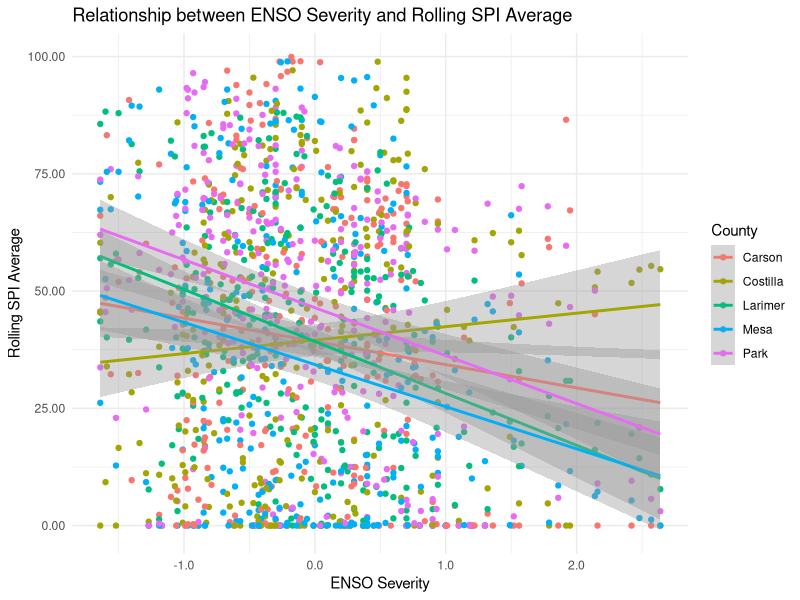
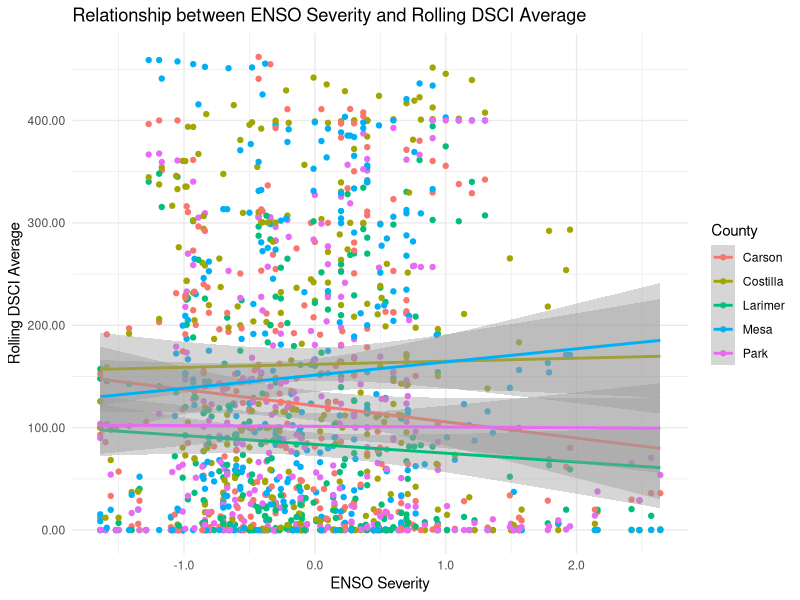
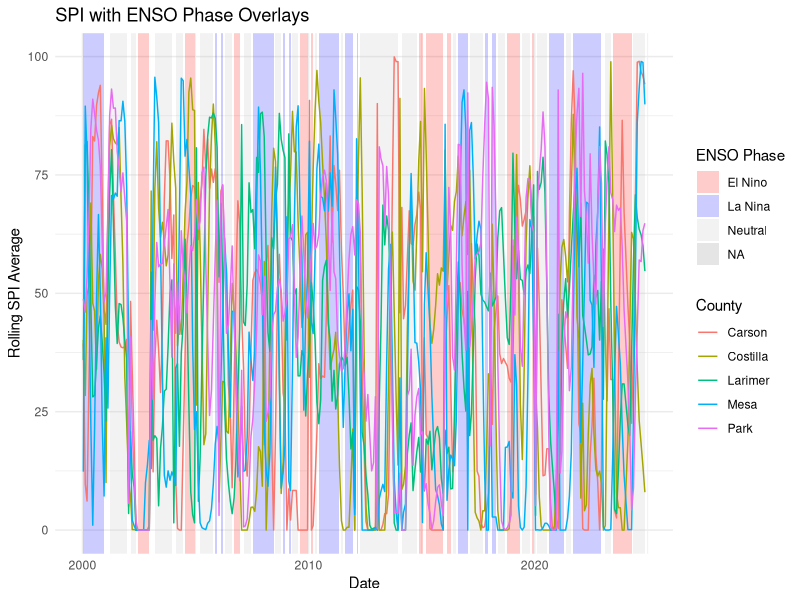
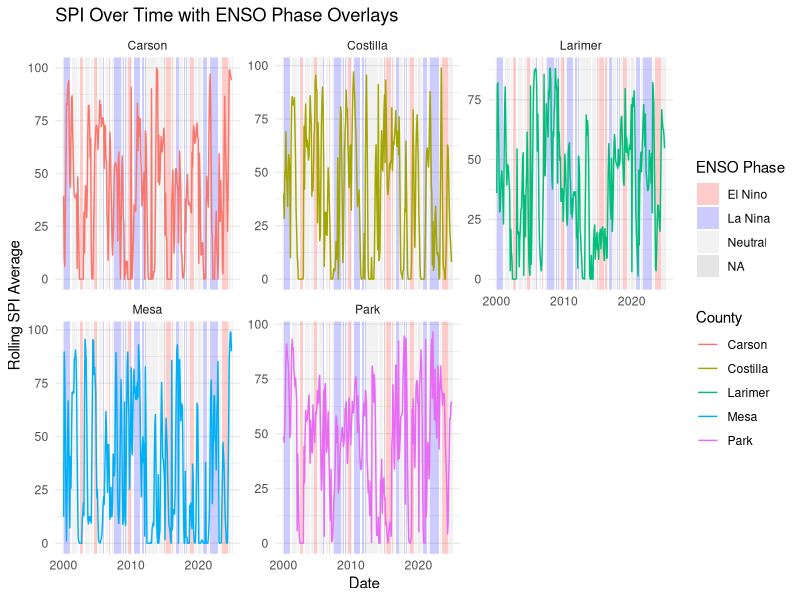
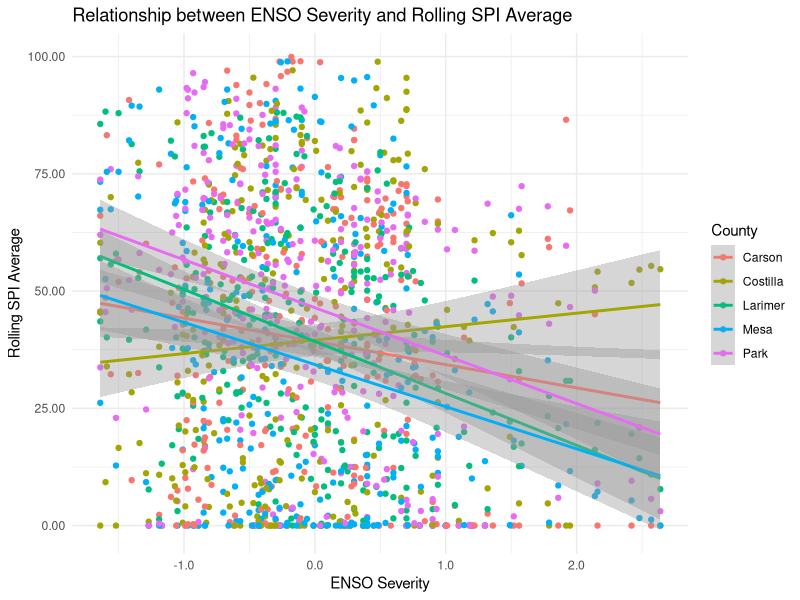
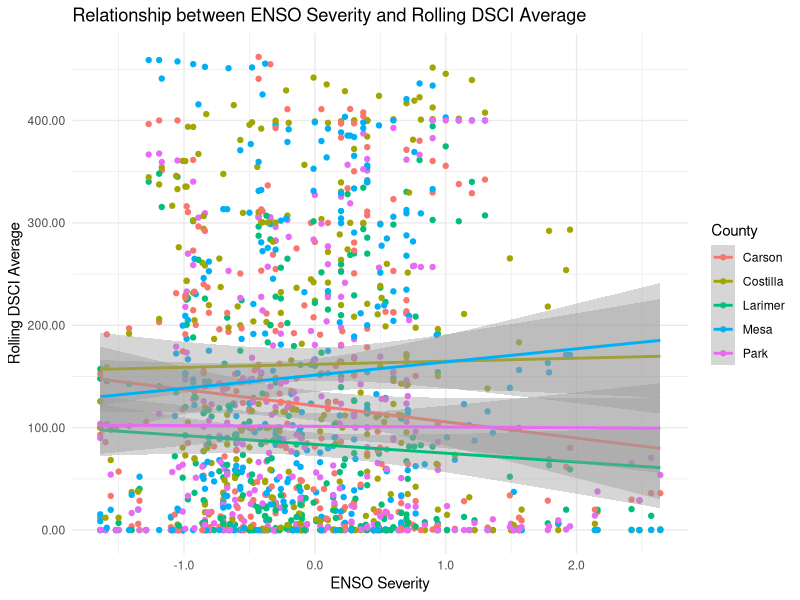
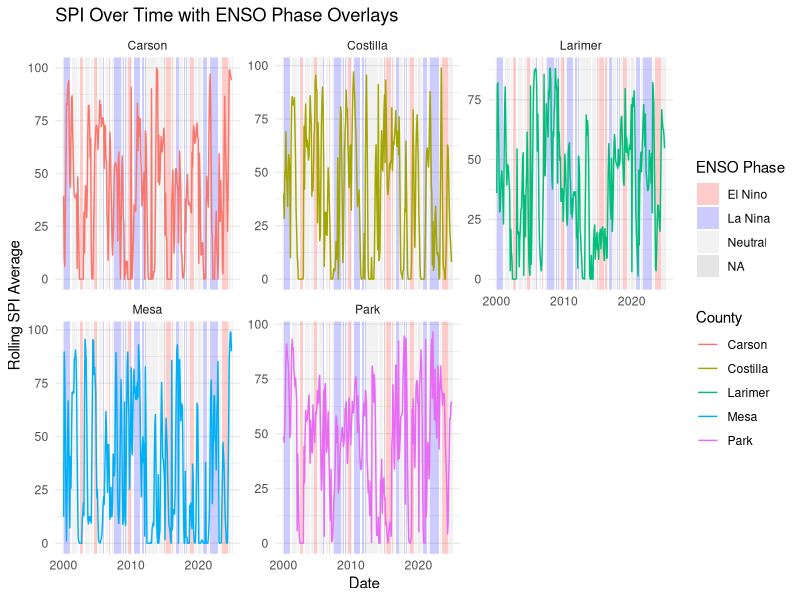
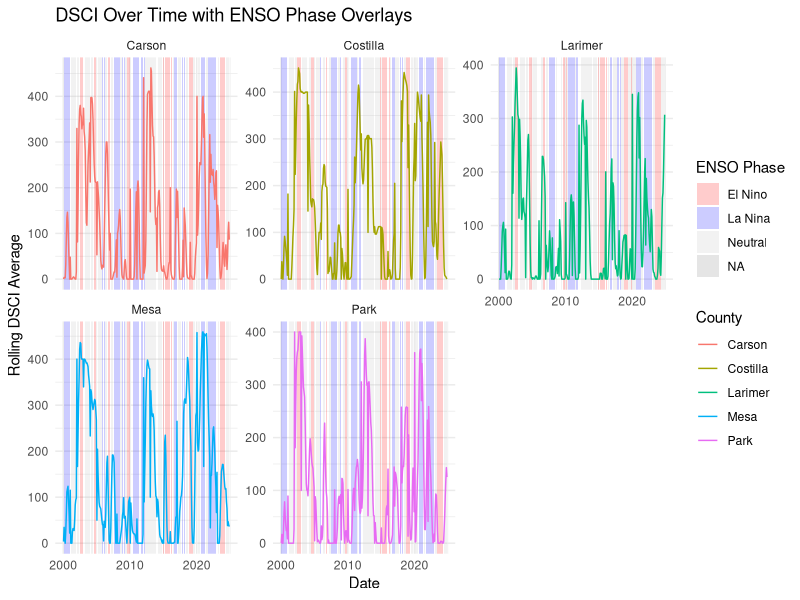

The R script that drew these images, in order:
## ---- chunk 1
library(here)
library(readxl)

# import Dataset as Tibble
data1 <- read_excel(here("data", "Final_Data (1).xlsx"), col_names = FALSE)

# change row 1 into column names
colnames(data1) <- as.character(data1[1, ])
data1 <- data1[-1, ]

# Convert date (for reference column) from numeric to Date 
data1$`Date (for Reference)` <- as.Date(as.numeric(data1$`Date (for Reference)`), origin = "1899-12-30")
## ---- chunk 2
library(dplyr)
library(tidyr)

# Select only the relevant columns (SPI/DSCI + ENSO + Date)
long_data <- data1 %>%
  select(`Date (for Reference)`, `ENSO Type`, `ENSO Severity`,
         starts_with("Rolling SPI Average"), starts_with("Rolling DSCI Average")) %>%
  pivot_longer(cols = starts_with("Rolling"),
               names_to = "Variable",
               values_to = "Value") %>%
  extract(Variable, into = c("Metric_Type", "County"), regex = "^(.*) ([^ ]+)$")

colnames(long_data) <- gsub(" ", "_", colnames(long_data))

# swap ENSO severity with ENSO type
long_data <- long_data %>%
  rename(`Temp_Column` = `ENSO_Severity`)

long_data <- long_data %>%
  rename(
    `ENSO_Severity` = `ENSO_Type`,
    `ENSO_Type` = `Temp_Column`
  )
# add underscores in all column names 
colnames(long_data) <- gsub(" ", "_", colnames(long_data))

# convert ENSO_severity and value to numeric
long_data$ENSO_Severity <- as.numeric(long_data$ENSO_Severity)
long_data$Value <- as.numeric(long_data$Value)
## ---- chunk 3
library(ggplot2)
library(scales)
library(dplyr)

ENSO_Rolling_SPI_plot <- ggplot(long_data %>% filter(Metric_Type == "Rolling SPI Average"),
       aes(x = `ENSO_Severity`, y = Value, color = County)) +
  geom_point() +
  geom_smooth(method = "lm") +
  labs(title = "Relationship between ENSO Severity and Rolling SPI Average",
       x = "ENSO Severity", y = "Rolling SPI Average") +
   scale_y_continuous(labels = number_format(accuracy = 0.01)) +  
  scale_x_continuous(labels = number_format(accuracy = 0.1)) +   
  theme_minimal()

ENSO_Rolling_SPI_plot


ggsave("images/ENSO_Rolling_SPI_plot.png", plot = ENSO_Rolling_SPI_plot, width = 6, height = 4, dpi = 300)
## ---- chunk 4
ENSO_Rolling_DSCI_plot <- ggplot(long_data %>% filter(Metric_Type == "Rolling DSCI Average"),
       aes(x = `ENSO_Severity`, y = Value, color = County)) +
  geom_point() +
  geom_smooth(method = "lm") +
  labs(title = "Relationship between ENSO Severity and Rolling DSCI Average",
       x = "ENSO Severity", y = "Rolling DSCI Average") +
   scale_y_continuous(labels = number_format(accuracy = 0.01)) +  
  scale_x_continuous(labels = number_format(accuracy = 0.1)) +   
  theme_minimal()


ENSO_Rolling_DSCI_plot

ggsave("images/ENSO_Rolling_DSCI_plot.png", plot = ENSO_Rolling_DSCI_plot, width = 6, height = 4, dpi = 300)
## ---- chunk 5
# Pearson correlation by county SPI
SPI_cor_results <- long_data %>%
  filter(Metric_Type == "Rolling SPI Average") %>%
  group_by(County) %>%
  summarise(correlation = cor(`ENSO_Severity`, Value, use = "complete.obs"),
            .groups = "drop")

print(SPI_cor_results)


# Linear Regression by county SPI
SPI_lm_results <- long_data %>%
  filter(Metric_Type == "Rolling SPI Average") %>%
  group_by(County) %>%
  group_map(~ summary(lm(Value ~ `ENSO_Severity`, data = .x)))

print(SPI_lm_results)
## ---- chunk 6

# Pearson correlation by county DSCI
DSCI_cor_results <- long_data %>%
  filter(Metric_Type == "Rolling DSCI Average") %>%
  group_by(County) %>%
  summarise(correlation = cor(`ENSO_Severity`, Value, use = "complete.obs"),
            .groups = "drop")

print(DSCI_cor_results)

# Linear Regression by county DSCI
DSCI_lm_results <- long_data %>%
  filter(Metric_Type == "Rolling DSCI Average") %>%
  group_by(County) %>%
  group_map(~ summary(lm(Value ~ `ENSO_Severity`, data = .x)))

print(DSCI_lm_results)
## ---- chunk 7
# more data cleaning

library(dplyr)

data1 <- data1 %>%
  rename(Date = `Date (for Reference)`)

long_data <- long_data %>%
  rename(Date = `Date_(for_Reference)`)

long_data <- long_data %>%
  left_join(data1 %>% select(Date, Rolling_3_Month_Date = `Rolling 3 Month Date`), by = "Date")
## ---- chunk 8
# Create a lookup table for center months of each rolling period
period_centers <- c(
  "JFM" = "02", "FMA" = "03", "MAM" = "04", "AMJ" = "05",
  "MJJ" = "06", "JJA" = "07", "JAS" = "08", "ASO" = "09",
  "SON" = "10", "OND" = "11", "NDJ" = "12", "DJF" = "01"
)

# Add a "centered" date column
long_data <- long_data %>%
  mutate(
    center_month = period_centers[`Rolling_3_Month_Date`],
    year = lubridate::year(Date),
    rolling_date = as.Date(paste(year, center_month, "15", sep = "-"))
  )
## ---- chunk 9
long_data <- long_data %>%
  mutate(
    ENSO_Phase = case_when(
      ENSO_Type %in% c("WE", "ME", "SE", "VSE") ~ "El Nino",
      ENSO_Type %in% c("WL", "ML", "SL") ~ "La Nina",
      ENSO_Type == "NONE" ~ "Neutral",
      TRUE ~ NA_character_ 
    )
  )

enso_bands <- long_data %>%
  select(rolling_date, ENSO_Phase) %>%
  distinct() %>%
  arrange(rolling_date) %>%
  mutate(group = cumsum(ENSO_Phase != lag(ENSO_Phase, default = first(ENSO_Phase)))) %>%
  group_by(group, ENSO_Phase) %>%
  summarise(start = min(rolling_date), end = max(rolling_date), .groups = "drop")

ggplot() +
  geom_rect(data = enso_bands,
            aes(xmin = start, xmax = end, ymin = -Inf, ymax = Inf, fill = ENSO_Phase),
            alpha = 0.2) +
  # SPI lines
  geom_line(data = long_data %>% filter(Metric_Type == "Rolling SPI Average"),
            aes(x = rolling_date, y = Value, color = County)) +
  scale_fill_manual(values = c("El Nino" = "red", "La Nina" = "blue", "Neutral" = "gray")) +
  labs(title = "SPI with ENSO Phase Overlays",
       x = "Date", y = "Rolling SPI Average",
       fill = "ENSO Phase", color = "County") +
  theme_minimal()

# Faceted Trends 
Faceted_Time_Series_SPI <- ggplot() +
  # ENSO shaded bands across all facets
  geom_rect(data = enso_bands,
            aes(xmin = start, xmax = end, ymin = -Inf, ymax = Inf, fill = ENSO_Phase),
            alpha = 0.2, inherit.aes = FALSE) +
  # SPI time series line
  geom_line(data = long_data %>% filter(Metric_Type == "Rolling SPI Average"),
            aes(x = rolling_date, y = Value, color = County)) +
  facet_wrap(~County, scales = "free_y") +
  scale_fill_manual(values = c("El Nino" = "red", "La Nina" = "blue", "Neutral" = "gray")) +
  labs(title = "SPI Over Time with ENSO Phase Overlays",
       x = "Date", y = "Rolling SPI Average",
       fill = "ENSO Phase", color = "County") +
  theme_minimal()

Faceted_Time_Series_SPI

ggsave("images/Faced_Time_Series_SPI.png", plot = Faceted_Time_Series_SPI, width = 10, height = 4, dpi = 300)

## ---- chunk 10
Faceted_Time_Series_DSCI <- ggplot() +
  geom_rect(data = enso_bands,
            aes(xmin = start, xmax = end, ymin = -Inf, ymax = Inf, fill = ENSO_Phase),
            alpha = 0.2, inherit.aes = FALSE) +
  geom_line(data = long_data %>% filter(Metric_Type == "Rolling DSCI Average"),
            aes(x = rolling_date, y = Value, color = County)) +
  facet_wrap(~County, scales = "free_y") +
  scale_fill_manual(values = c("El Nino" = "red", "La Nina" = "blue", "Neutral" = "gray")) +
  labs(title = "DSCI Over Time with ENSO Phase Overlays",
       x = "Date", y = "Rolling DSCI Average",
       fill = "ENSO Phase", color = "County") +
  theme_minimal()

ggsave("images/Faced_Time_Series_DSCI.png", plot = Faceted_Time_Series_DSCI, width = 10, height = 4, dpi = 300)

